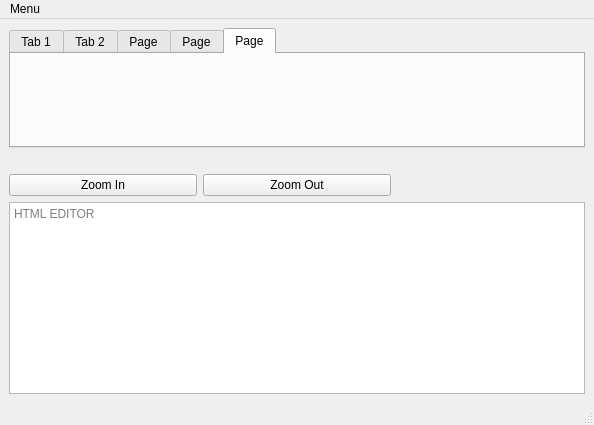
<?xml version="1.0" encoding="UTF-8"?>
<ui version="4.0">
 <class>MainWindow</class>
 <widget class="QMainWindow" name="MainWindow">
  <property name="geometry">
   <rect>
    <x>0</x>
    <y>0</y>
    <width>594</width>
    <height>425</height>
   </rect>
  </property>
  <property name="windowTitle">
   <string>MainWindow</string>
  </property>
  <property name="styleSheet">
   <string notr="true">/* STYLE DES QMESSAGEBOX --------------------------- */
QMessageBox {
	background-color: #333333;	
}
/* --------------------------------------------- */</string>
  </property>
  <widget class="QWidget" name="centralwidget">
   <layout class="QGridLayout" name="gridLayout">
    <item row="2" column="0">
     <widget class="QTextEdit" name="txtInput">
      <property name="documentTitle">
       <string>HTML Code</string>
      </property>
      <property name="lineWrapMode">
       <enum>QTextEdit::WidgetWidth</enum>
      </property>
      <property name="cursorWidth">
       <number>1</number>
      </property>
      <property name="placeholderText">
       <string>HTML EDITOR</string>
      </property>
     </widget>
    </item>
    <item row="1" column="0">
     <layout class="QHBoxLayout" name="horizontalLayout_2">
      <property name="topMargin">
       <number>20</number>
      </property>
      <item>
       <widget class="QPushButton" name="btnZoomIn">
        <property name="text">
         <string>Zoom In</string>
        </property>
       </widget>
      </item>
      <item>
       <widget class="QPushButton" name="btnZoomOut">
        <property name="text">
         <string>Zoom Out</string>
        </property>
       </widget>
      </item>
      <item>
       <widget class="QLabel" name="label">
        <property name="text">
         <string/>
        </property>
       </widget>
      </item>
     </layout>
    </item>
    <item row="0" column="0">
     <widget class="QTabWidget" name="tabWidget">
      <property name="currentIndex">
       <number>4</number>
      </property>
      <widget class="QWidget" name="tab">
       <attribute name="title">
        <string>Tab 1</string>
       </attribute>
      </widget>
      <widget class="QWidget" name="tab_2">
       <attribute name="title">
        <string>Tab 2</string>
       </attribute>
      </widget>
      <widget class="QWidget" name="tab_3">
       <attribute name="title">
        <string>Page</string>
       </attribute>
      </widget>
      <widget class="QWidget" name="tab_4">
       <attribute name="title">
        <string>Page</string>
       </attribute>
      </widget>
      <widget class="QWidget" name="tab_5">
       <attribute name="title">
        <string>Page</string>
       </attribute>
      </widget>
     </widget>
    </item>
   </layout>
  </widget>
  <widget class="QMenuBar" name="menubar">
   <property name="geometry">
    <rect>
     <x>0</x>
     <y>0</y>
     <width>594</width>
     <height>21</height>
    </rect>
   </property>
   <widget class="QMenu" name="menuMenu">
    <property name="title">
     <string>Menu</string>
    </property>
    <addaction name="actionOpen"/>
    <addaction name="actionSave_as_file"/>
   </widget>
   <addaction name="menuMenu"/>
  </widget>
  <widget class="QStatusBar" name="statusbar"/>
  <action name="actionOpen">
   <property name="text">
    <string>Open</string>
   </property>
  </action>
  <action name="actionSave_as_file">
   <property name="text">
    <string>Save as file</string>
   </property>
  </action>
 </widget>
 <resources/>
 <connections/>
</ui>
